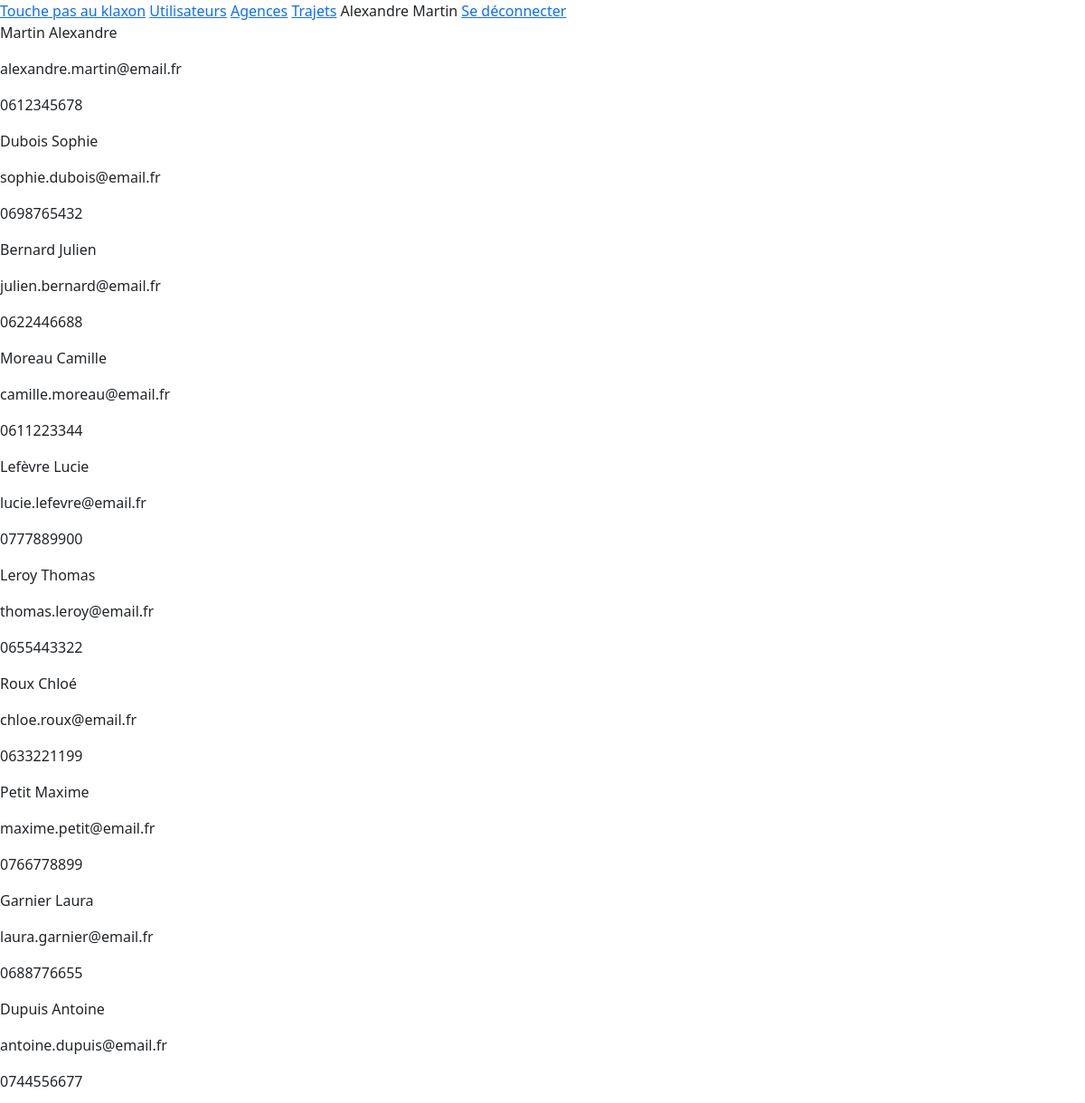
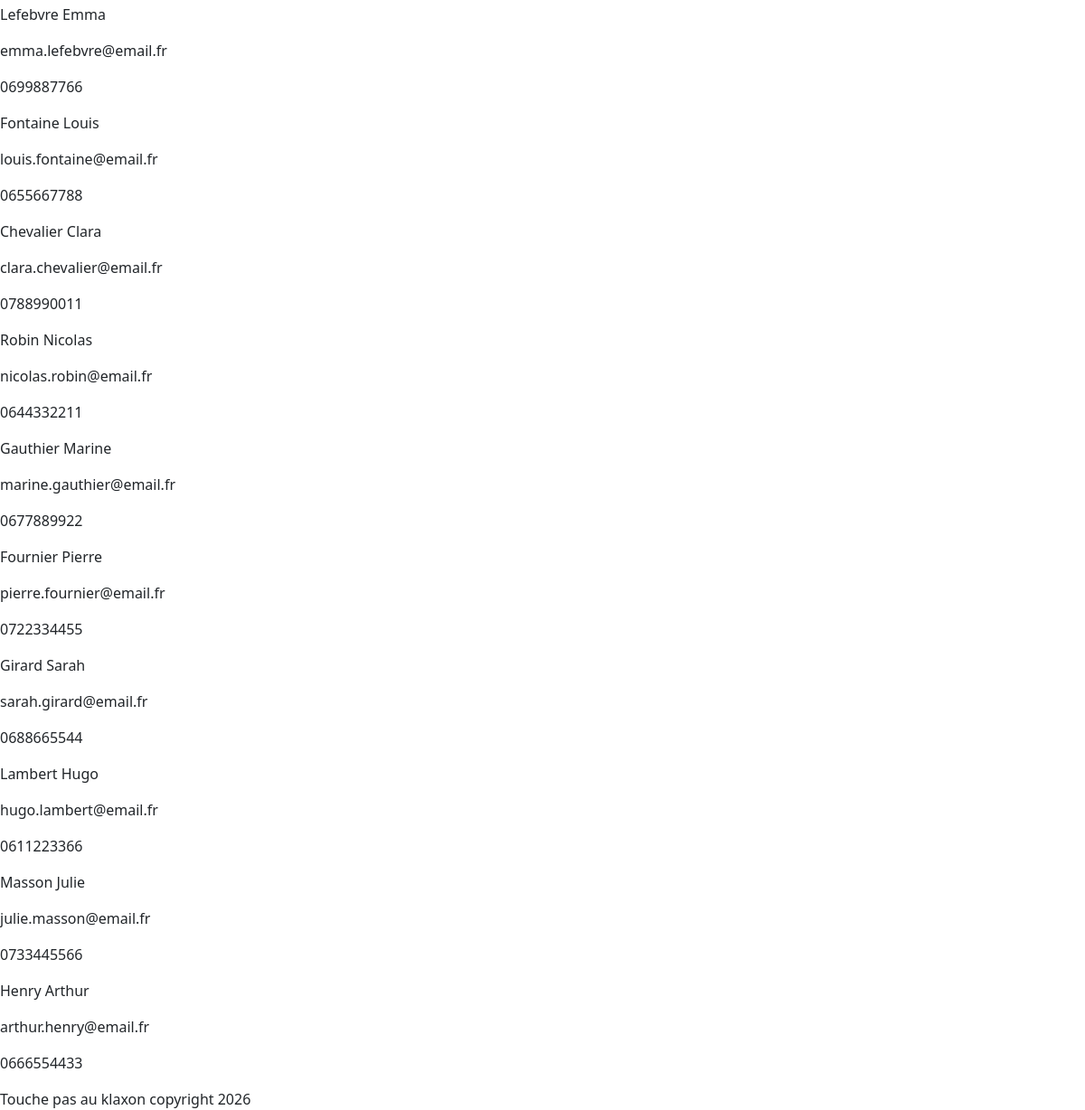
The page /touchepasauklaxon/admin/users (signed in) on the database its author committed (2 pictures, top to bottom).
### tables this page shows
CREATE TABLE `user` (
  `id_user` int(11) NOT NULL,
  `nom` varchar(255) NOT NULL,
  `prenom` varchar(255) NOT NULL,
  `email` varchar(255) NOT NULL,
  `telephone` varchar(50) NOT NULL,
  `mot_de_passe` varchar(255) NOT NULL,
  `role` varchar(255) NOT NULL
);

### App/Controllers/AdminController.php (called while the page is built, shortened)
<?php
class AdminController{
    public function users(){
        require_once 'App/Models/UserModel.php';
        $model = new UserModel();
        $users = $model->listUsers();
        require 'templates/admin/users.php';
    }
}

### index.php (called while the page is built, shortened)
<?php
require 'Routeur/Routeur.php';
$url = str_replace('/touchepasauklaxon', '', $_SERVER['REQUEST_URI']);
$routeur = new Routeur();
$routeur->addRoute('GET', '/', 'HomeController', 'index');
$routeur->addRoute('GET', '/login', 'AuthController', 'showLogin');
$routeur->addRoute('POST', '/login', 'AuthController', 'login');
$routeur->addRoute('GET', '/logout', 'AuthController', 'logout');
$routeur->addRoute('GET', '/trajet/create', 'TrajetController', 'create');
$routeur->addRoute('POST', '/trajet/store', 'TrajetController', 'store');
$routeur->addRoute('GET', '/trajet/delete', 'TrajetController', 'delete');
$routeur->addRoute('GET', '/trajet/edit', 'TrajetController', 'edit');
$routeur->addRoute('POST','/trajet/update','TrajetController','update');
$routeur->addRoute('GET', '/admin/users', 'AdminController', 'users');
$routeur->addRoute('GET', '/admin/agences', 'AdminController', 'agences');
$routeur->addRoute('GET', '/admin/agence/create', 'AdminController', 'createAgence');
$routeur->addRoute('POST', '/admin/agence/store', 'AdminController', 'storeAgence');
$routeur->addRoute('GET', '/admin/agence/edit', 'AdminController', 'editAgence');
$routeur->addRoute('POST', '/admin/agence/update', 'AdminController', 'updateAgence');
$routeur->addRoute('GET', '/admin/agence/delete', 'AdminController', 'deleteAgence');
$routeur->addRoute('GET', '/admin/trajets', 'AdminController', 'trajets');
$routeur->addRoute('GET', '/admin/trajet/delete', 'AdminController', 'deleteTrajet');
$routeur->dispatch($url);

### App/Models/UserModel.php (called while the page is built, shortened)
<?php
class UserModel {
    public function listUsers(){
        $db = Database::getInstance()->getConnection();
        $stmt = $db->prepare("SELECT * FROM user");
        $stmt->execute();
        return $stmt->fetchAll();
    }
}

### templates/admin/users.php (the view)
<?php require 'templates/layout/header.php'; ?>
<?php foreach($users as $user): ?>
    <div>
        <p><?php echo $user['nom'] . ' ' . $user['prenom']; ?></p>
        <p><?php echo $user['email']; ?></p>
        <p><?php echo $user['telephone']; ?></p>
    </div>
<?php endforeach; ?>
<?php require 'templates/layout/footer.php'; ?>

### Routeur/Routeur.php (shortened to what this page needs)
<?php
class Routeur {
    private array $routes = [];
    public function addRoute(string $httpMethod, string $url, string $controller, string $method){
    $this->routes[$httpMethod . $url] = ['controller' => $controller, 'method' => $method];
    }
    public function dispatch(string $url){
        $url = strtok($url, '?');
        $httpMethod = $_SERVER['REQUEST_METHOD'];
        $key = $httpMethod . $url;
        if (array_key_exists($key, $this->routes)) {
            $method = $this->routes[$key]['method'];
            $c = new $controller();
            $c->$method();
        } else {
            echo "404";
        }
    }
}

### templates/layout/header.php (shortened to what this page needs)
<!DOCTYPE html>
<html lang="en">
<head>
    <link href="https://cdn.jsdelivr.net/npm/bootstrap@5.3.8/dist/css/bootstrap.min.css" rel="stylesheet">
</head>
<body>
<nav>
    <?php if(isset($_SESSION['user'])): ?>
        <?php if($_SESSION['user']['role'] === 'admin'): ?>
            <a href="/touchepasauklaxon/admin">Touche pas au klaxon</a>
            <a href="/touchepasauklaxon/admin/users">Utilisateurs</a>
            <a href="/touchepasauklaxon/admin/agences">Agences</a>
            <a href="/touchepasauklaxon/admin/trajets">Trajets</a>
            <?php echo $_SESSION['user']['prenom'] . ' ' . $_SESSION['user']['nom']; ?>
            <a href="/touchepasauklaxon/logout">Se déconnecter</a>
        <?php else: ?>
            <a href= "/touchepasauklaxon/trajet/create">Proposer un trajet</a>
            <?php echo $_SESSION['user']['prenom'] . ' ' . $_SESSION['user']['nom']; ?>
            <a href="/touchepasauklaxon/logout">Se déconnecter</a>
        <?php endif; ?>
    <?php else: ?>
       <a href="/touchepasauklaxon/login">Se connecter</a>
    <?php endif; ?>
</nav>

### templates/layout/footer.php (shortened to what this page needs)
<footer>
    Touche pas au klaxon copyright 2026
</footer>
</body>
</html>

### rows shown on the page
user: nom "Martin", prenom "Alexandre", email "alexandre.martin@email.fr", telephone "0612345678"
user: nom "Dubois", prenom "Sophie", email "sophie.dubois@email.fr", telephone "0698765432"
user: nom "Bernard", prenom "Julien", email "julien.bernard@email.fr", telephone "0622446688"
user: nom "Moreau", prenom "Camille", email "camille.moreau@email.fr", telephone "0611223344"
user: nom "Lefèvre", prenom "Lucie", email "lucie.lefevre@email.fr", telephone "0777889900"
user: nom "Leroy", prenom "Thomas", email "thomas.leroy@email.fr", telephone "0655443322"
user: nom "Roux", prenom "Chloé", email "chloe.roux@email.fr", telephone "0633221199"
user: nom "Petit", prenom "Maxime", email "maxime.petit@email.fr", telephone "0766778899"
user: nom "Garnier", prenom "Laura", email "laura.garnier@email.fr", telephone "0688776655"
user: nom "Dupuis", prenom "Antoine", email "antoine.dupuis@email.fr", telephone "0744556677"
user: nom "Lefebvre", prenom "Emma", email "emma.lefebvre@email.fr", telephone "0699887766"
user: nom "Fontaine", prenom "Louis", email "louis.fontaine@email.fr", telephone "0655667788"
user: nom "Chevalier", prenom "Clara", email "clara.chevalier@email.fr", telephone "0788990011"
user: nom "Robin", prenom "Nicolas", email "nicolas.robin@email.fr", telephone "0644332211"
user: nom "Gauthier", prenom "Marine", email "marine.gauthier@email.fr", telephone "0677889922"
user: nom "Fournier", prenom "Pierre", email "pierre.fournier@email.fr", telephone "0722334455"
user: nom "Girard", prenom "Sarah", email "sarah.girard@email.fr", telephone "0688665544"
user: nom "Lambert", prenom "Hugo", email "hugo.lambert@email.fr", telephone "0611223366"
user: nom "Masson", prenom "Julie", email "julie.masson@email.fr", telephone "0733445566"
user: nom "Henry", prenom "Arthur", email "arthur.henry@email.fr", telephone "0666554433"

### other values the page prints
$_SESSION['user']['prenom'] "Alexandre"
$_SESSION['user']['nom'] "Martin"
